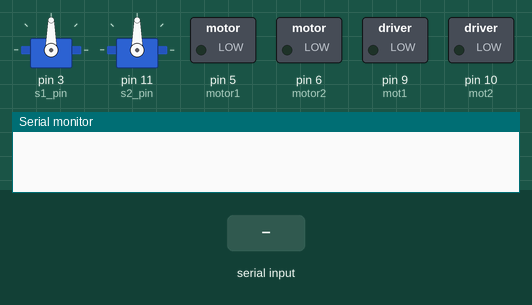
Simulated run of this sketch. Board: Arduino Uno, built with avr-gcc and run on an emulated ATmega328P. On the bench: 2 × servo, switched loads named in the sketch (green lamp = pin HIGH), the last lines printed to the serial monitor. The test bench sets the inputs (shaded band).

Above: at 1.2 s.
1.3 s: "2" received over Serial
At 1.8 s:
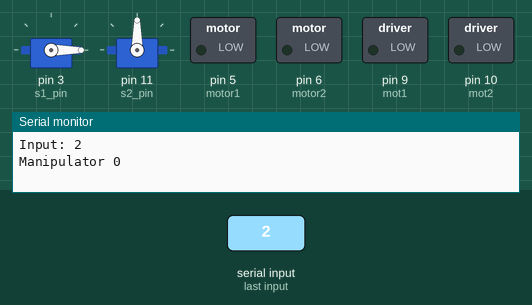
2.8 s: "3" received over Serial
At 4.0 s:
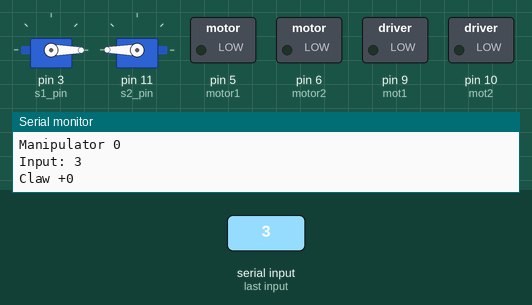
4.3 s: "d" received over Serial
At 5.3 s:
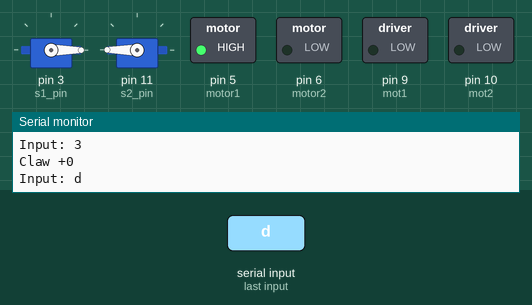
5.8 s: "a" received over Serial
At 6.4 s:
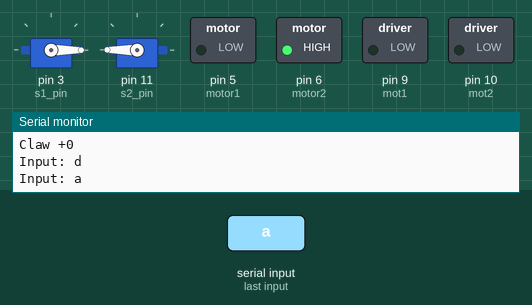
7.3 s: "w" received over Serial
At 7.6 s:
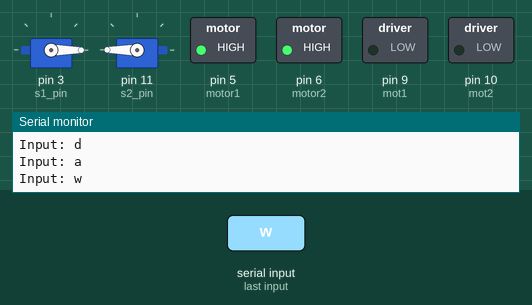
8.8 s: "s" received over Serial
At 9.9 s:
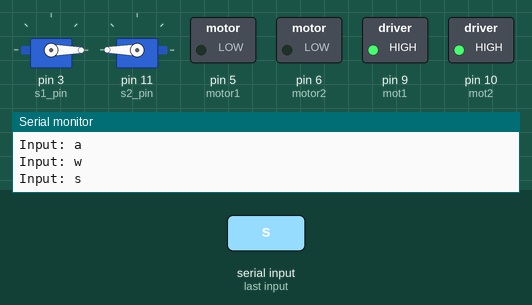
Timing chart, 0 to 11.3 s (numbered marks = the images above; inputs shaded):
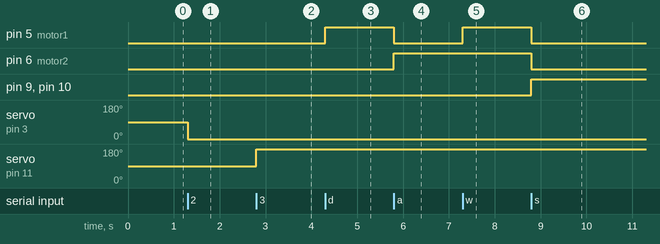

The sketch:

main.ino
```cpp
#include <Servo.h>

//Servo initialization
Servo s1;
Servo s2;
int s1_pin = 3;
int s2_pin = 11;

//motor
int motor1 = 5;
int motor2 = 6;
int mot1 = 9;
int mot2 = 10;

//Sonar initialization
// const int trigPin = 9;
// const int echoPin = 10;
// float duration, distance;

char state = 0;

void setup() {
  //Servo
  s1.attach(s1_pin);
  s2.attach(s2_pin);

  //Motor Driver
  pinMode(motor1, OUTPUT);
  pinMode(motor2, OUTPUT);
  pinMode(mot1, OUTPUT);
  pinMode(mot2, OUTPUT);

  //Sonar
  // pinMode(trigPin, OUTPUT);
  // pinMode(echoPin, INPUT);

  //Motor driver

  Serial.begin(9600);
}

// int Sonar()
// {
//   digitalWrite(trigPin, LOW);
//   delayMicroseconds(2);
//   digitalWrite(trigPin, HIGH);
//   delayMicroseconds(10);
//   digitalWrite(trigPin, LOW);

//   duration = pulseIn(echoPin, HIGH);
//   distance = (duration*.0343)/2;
//   Serial.print("Distance: ");
//   Serial.println(distance);

//   if(distance < 10)
//   {
//     return 0;
//   }
//   else
//   {
//     return 1;
//   }
// }
void ArmControl(char state)
{
  if(state == '1') //Manipulator open
  {
    s1.write(90);
    Serial.println("Manipulator +90");
  }
  else if(state == '2') //Manipulator close
  {
    s1.write(0);
    Serial.println("Manipulator 0");
  }
  else if(state == '3') //Claw open
  {
    s2.write(180);
    Serial.println("Claw +0");
  }
  else if(state == '4') //Claw close
  {
    s2.write(0);
    Serial.println("Claw +180");
  }
}

void loop()
{
  if(Serial.available() > 0)
  { // Checks whether data is comming from the serial port
    state = Serial.read(); // Reads the data from the serial port
    Serial.println();
    Serial.print("Input: ");
    Serial.println(state);

    ArmControl(state);

    if (state=='d') //right move
    {
      digitalWrite(motor1, HIGH);
      digitalWrite(motor2, LOW);
      digitalWrite(mot1, LOW);
      digitalWrite(mot2, LOW);
    }

    else if (state=='a') //left move
    {
      digitalWrite(motor1, LOW);
      digitalWrite(motor2, HIGH);
      digitalWrite(mot1, LOW);
      digitalWrite(mot2, LOW);
    }

    else if (state=='w') //forward
    {
      digitalWrite(motor1, HIGH);
      digitalWrite(motor2, HIGH);
      digitalWrite(mot1, LOW);
      digitalWrite(mot2, LOW);
    }

    else if (state=='s') //backward
    {
      digitalWrite(motor1, LOW);
      digitalWrite(motor2, LOW);
      digitalWrite(mot1, HIGH);
      digitalWrite(mot2, HIGH);
    }

    else if (state =='x') //stop
    {
      digitalWrite(motor1, LOW);
      digitalWrite(motor2, LOW);
      digitalWrite(mot1, LOW);
      digitalWrite(mot2, LOW);
    }

    // delay(500);
  }

  // Serial.println("!! SERIAL CONN ERROR..............");
}
```

Measured:
- after the input at 1.3 s, servo on pin 3 (s1_pin): 90° → 0° at once
- after the input at 2.8 s, servo on pin 11 (s2_pin): 90° → 180° at once
- after the input at 4.3 s, pin 5 (motor1): LOW → HIGH at once
- after the input at 5.8 s, pin 5 (motor1): HIGH → LOW at once; pin 6 (motor2): LOW → HIGH at once
- after the input at 7.3 s, pin 5 (motor1): LOW → HIGH at once
- after the input at 8.8 s, pin 5 (motor1), pin 6 (motor2): HIGH → LOW at once; pin 9 (mot1), pin 10 (mot2): LOW → HIGH at once
